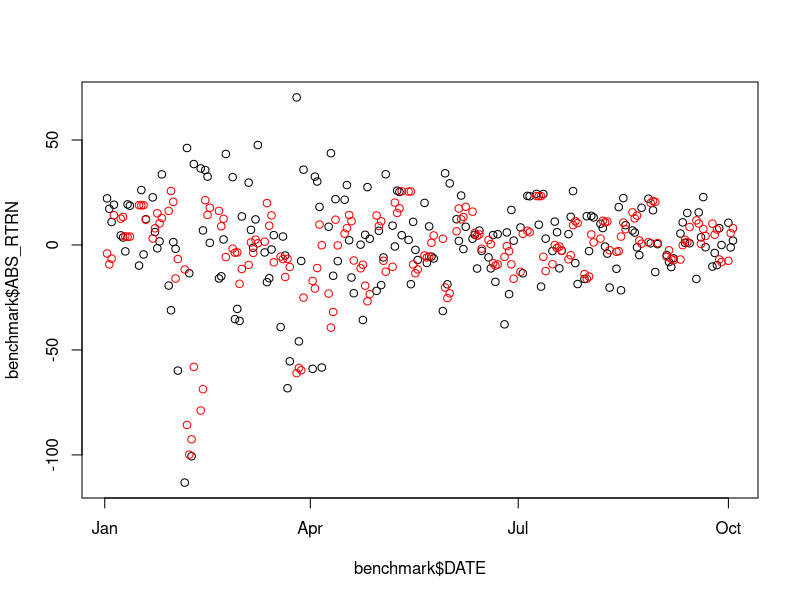
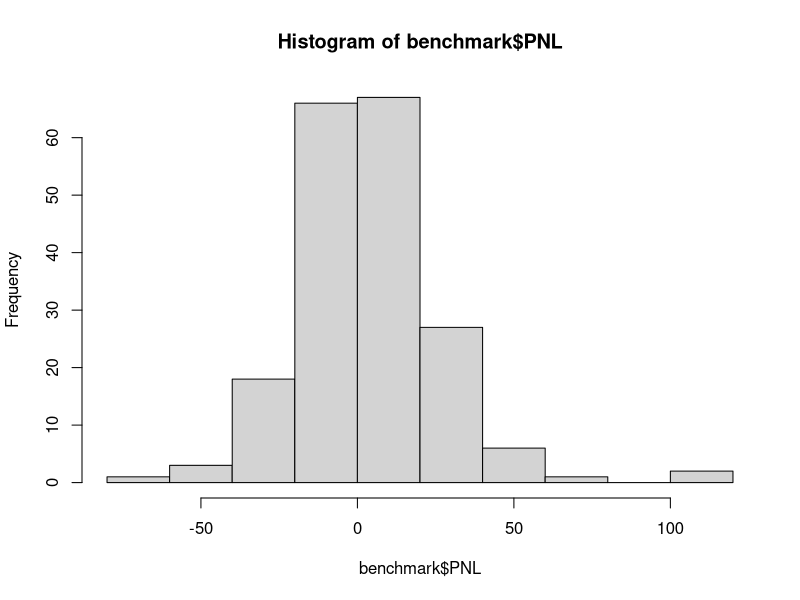

Write R code to recreate these figures, in order.
library(tseries) 
library(forecast) 
library(dplyr)
library(psych)
ds = read.csv("SP500.csv") 
step =  3
stop = 20
start <- as.Date("01-01-18",format="%d-%m-%y")
end   <- as.Date("01-10-18",format="%d-%m-%y")
hedged_pnl <- function(x) { 
  if (as.numeric(x[2])>0) { # up
    if (as.numeric(x[3])>0){ # correct buy signal or stop loss
      return (ifelse(abs(as.numeric(x[5]))<stop,abs(as.numeric(x[2])),-1*stop))
    } else {
      return (ifelse(abs(as.numeric(x[4]))<stop,-1*abs(as.numeric(x[2])),-1*stop))
    }
  } else { # down
    if (as.numeric(x[3])<0){ # correct sell signal or stop loss
      return (ifelse(abs(as.numeric(x[4]))<stop,abs(as.numeric(x[2])),-1*stop))
    } else {
      return (ifelse(abs(as.numeric(x[5]))<stop,-1*abs(as.numeric(x[2])),-1*stop))
    }
  }
}
pnl <- function(x) {
  if(as.numeric(x[2])*as.numeric(x[3])>0) 
    return (abs(as.numeric(x[2])))
  else 
    return(-1*abs(as.numeric(x[2])))
}
indexesdt = as.matrix(ds[,c("Close")])
returns = data.frame(DATE= as.Date(ds[-1,]$Date),
                     ABS_RTRN=diff(ds$Close), PREDICTED=diff(ds$Close),
                     HIGH_RTRN=as.numeric(ds[-1,]$High-ds[-nrow(ds),]$Close),
                     LOW_RTRN=as.numeric(ds[-1,]$Low-ds[-nrow(ds),]$Close))

benchmark <- data.frame(returns) %>%
  filter(DATE < end + step)  %>%
  filter(DATE >= start) 

for(count in 1:nrow(benchmark)) {
  if (count == 1 || count %% step == 1) {
    print(count)
    train = data.frame(returns) %>%
      filter(DATE < benchmark[count,]$DATE)  %>%
      filter(DATE > benchmark[count,]$DATE - 355*2) # 2 years is enough
    test = data.frame(returns) %>%
      filter(DATE >= benchmark[count,]$DATE) %>%
      top_n(n=-1*step,wt=DATE)
    fit = arima(train$ABS_RTRN, order=c(1,1,0)) 
    forecasts = predict(fit, step) 
    for(i in 1:step){
      if((count+i-1) <= nrow(benchmark))
        benchmark[count+i-1,]$PREDICTED <- forecasts$pred[i]
    }
  }
}
benchmark$PNL <- apply(benchmark, 1, FUN = pnl)
benchmark$H_PNL <- apply(benchmark, 1, FUN = hedged_pnl)

sum(benchmark$PNL)
sum(benchmark$H_PNL)
sum(benchmark$ABS_RTRN)
count(benchmark%>%filter(ABS_RTRN*PREDICTED > 0)) # winner over looser
sum(benchmark %>% filter(PNL != H_PNL) %>% select(PNL)) # where hedge helped
sum(benchmark %>% filter(PNL != H_PNL) %>% select(H_PNL)) # where hedge helped

plot(benchmark$DATE, benchmark$ABS_RTRN)
lines(benchmark$DATE,benchmark$PREDICTED, col="red", type="p") 
hist(benchmark$PNL)
summary(benchmark$PNL)